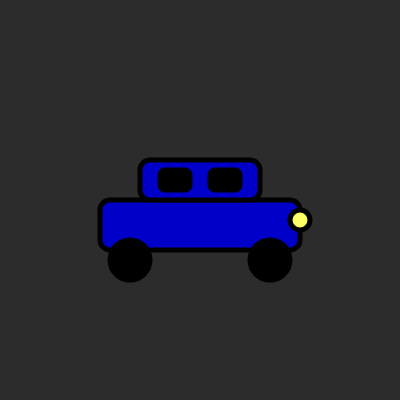
Frame 1 (no input)
Frame 60 (no input): identical to frame 1, image omitted
Frame 120 (the mouse pressed at the canvas centre since frame 60): identical to frame 1, image omitted

The p5.js sketch that drew this single still picture (run headless with seeded random() and noise() and a simulated clock; from frame 60 on, the mouse is pressed at the canvas centre):

// p5.js sketch
// ── sketch.js
function setup() {
  createCanvas(400, 400);
}

function draw() {
  background(44);
  
  fill(0, 0, 200)
  //CAR BODY
  strokeWeight(5);
  rect(100, 200, 200, 50, 10);
 
  //CAR TOP
  rect(140, 160, 120, 40, 10);
  
  //CAR WHEELS
  fill(0);
  ellipse(130, 260, 40, 40);
  ellipse(270, 260, 40, 40);
  
  //CAR HEADLIGHT
  fill(255, 255, 102);
  ellipse(300, 220, 20, 20);
  
  //CAR WINDOWS
  fill(0);
  rect(160, 170, 30, 20, 5);
  rect(210, 170, 30, 20, 5);
  
}
